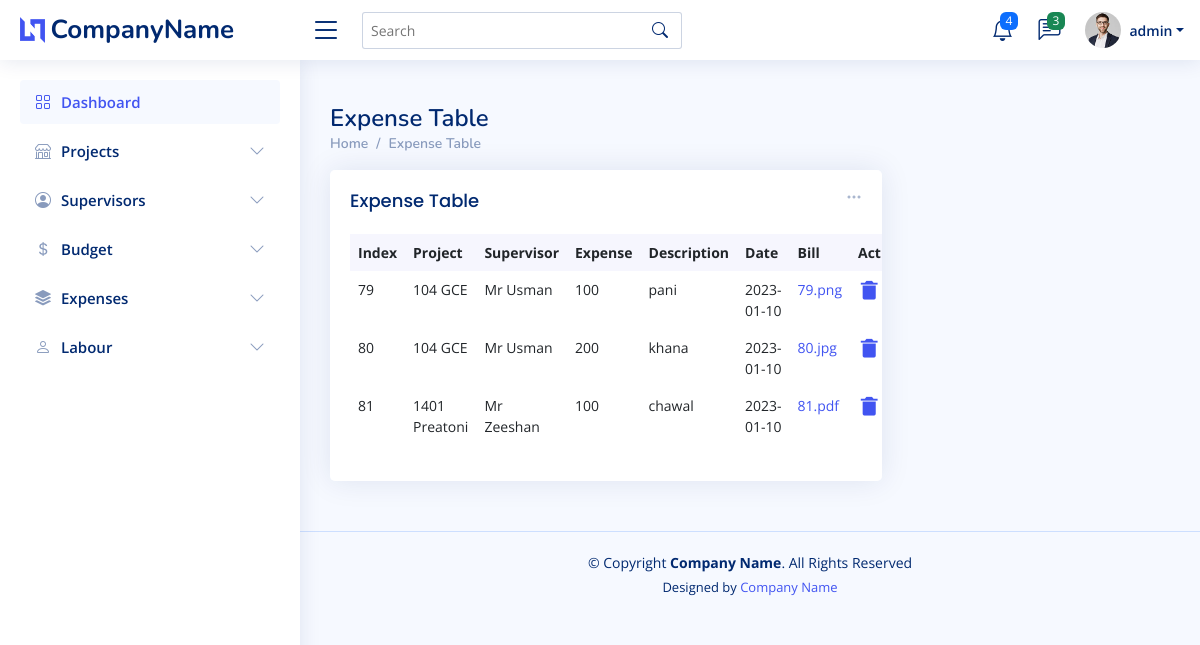
Screenshot of /expense/expense-list.php (signed in) with the database file from the repository.
### tables this page shows
CREATE TABLE `expense` (
  `id` int(11) NOT NULL,
  `project_id` int(11) NOT NULL,
  `supervisor_id` int(11) NOT NULL,
  `expense` decimal(10,0) NOT NULL,
  `description` varchar(255) NOT NULL,
  `date` date NOT NULL,
  `bill` varchar(10000) DEFAULT NULL,
  `ack` tinyint(1) NOT NULL DEFAULT 0
);

CREATE TABLE `project` (
  `id` int(11) NOT NULL,
  `name` varchar(255) NOT NULL
);

CREATE TABLE `supervisor` (
  `id` int(11) NOT NULL,
  `name` varchar(255) NOT NULL,
  `email` varchar(255) NOT NULL,
  `password` varchar(255) NOT NULL
);

### expense/expense-list.php (the view, shortened to what this page needs)
<!DOCTYPE html>
<html lang="en">
<head>
    <?php include '../inc/head.php' ?>
</head>
<body>
    <?php include '../inc/header.php' ?>
        <?php include '../inc/sidebar.php' ?>
        <main id="main" class="main">
            <div class="pagetitle">
                <h1>Expense Table</h1>
                <nav>
                    <ol class="breadcrumb">
                        <li class="breadcrumb-item"><a href="index.php">Home</a></li>
                        <li class="breadcrumb-item">Expense Table</li>
                    </ol>
                </nav>
            </div>
            <section class="section dashboard">
                <div class="row">
                    <div class="col-lg-8">
                        <div class="row">
                            <div class="col-12">
                                <div class="card recent-sales overflow-auto">
                                    <div class="filter">
                                        <a class="icon" data-bs-toggle=" dropdown" style="float:right;"><i class="bi bi-three-dots"></i></a>
                                    </div>
                                    <div class="card-body">
                                        <h5 class="card-title"> Expense Table</h5>
                                        <table class="table table-borderless datatable">
                                            <thead>
                                                <tr>
                                                    <th scope="col">Index</th>
                                                    <th scope="col">Project</th>
                                                    <th scope="col">Supervisor</th>
                                                    <th scope="col">Expense</th>
                                                    <th scope="col">Description</th>
                                                    <th scope="col">Date</th>
                                                    <th scope="col">Bill</th>
                                                    <th scope="col" data-sortable="false">Action</th>
                                                </tr>
                                            </thead>
                                            <tbody>
                                                <?php
                                                $supervisor = mysqli_query($conn, "SELECT * FROM supervisor");
                                                $supervisorarr =  array();
                                                while ($super = mysqli_fetch_assoc($supervisor)) {
                                                    $supervisorarr[] = $super;
                                                }
                                                $run = mysqli_query($conn, "SELECT * FROM expense");
                                                if (mysqli_num_rows($run)) {
                                                    while ($fetch = mysqli_fetch_assoc($run)) { ?>
                                                        <tr>
                                                            <td><?php echo $fetch['id']; ?></td>
                                                            <td><?php
                                                                $rs_project = mysqli_query($conn, "SELECT * FROM project where id=" . $fetch['project_id']);
                                                                echo mysqli_fetch_assoc($rs_project)['name'];
                                                                ?></td>
                                                            <td><?php
                                                                foreach ($supervisorarr as $supervisor2) {
                                                                    if ($supervisor2['id'] == $fetch['supervisor_id']) {
                                                                        echo $supervisor2['name'];
                                                                    }
                                                                }
                                                                ?></td>
                                                            <td><?php echo $fetch['expense']; ?></td>
                                                            <td><?php echo $fetch['description']; ?></td>
                                                            <td><?php echo $fetch['date']; ?></td>
                                                            <td>
                                                                <a target="_blank" href="upload/<?php echo $fetch['bill']; ?>">
                                                                    <?php echo $fetch['bill']; ?>
                                                                </a>
                                                            </td>
                                                            <td><a href="expense-list.php?action=delete&id='<?php echo $fetch['id']; ?>'"><i class="bx bxs-trash-alt" style="font-size: 160%;"></i></a></td>
                                                        </tr>
                                                <?php
                                                    }
                                                }
                                                ?>
                                        </table>
                                    </div>
                                </div>
                            </div>
                        </div>
                    </div>
                </div>
            </section>
        </main>
        <?php include '../inc/footer.php' ?>
</body>
</html>

### inc/head.php (shortened to what this page needs)
<link  href="https://cdnjs.cloudflare.com/ajax/libs/font-awesome/4.7.0/css/font-awesome.min.css" rel="stylesheet">
<link href="<?= $root ?>assets/vendor/bootstrap/css/bootstrap.min.css" rel="stylesheet">
<link href="<?= $root ?>assets/vendor/bootstrap-icons/bootstrap-icons.css" rel="stylesheet">
<link href="<?= $root ?>assets/vendor/boxicons/css/boxicons.min.css" rel="stylesheet">
<link href="<?= $root ?>assets/vendor/quill/quill.snow.css" rel="stylesheet">
<link href="<?= $root ?>assets/vendor/quill/quill.bubble.css" rel="stylesheet">
<link href="<?= $root ?>assets/vendor/remixicon/remixicon.css" rel="stylesheet">
<link href="<?= $root ?>assets/vendor/datatables/datatables.min.css" rel="stylesheet">
<link href="<?= $root ?>assets/css/style.css" rel="stylesheet">

### inc/header.php (shortened to what this page needs)
<header id="header" class="header fixed-top d-flex align-items-center">
    <div class="d-flex align-items-center justify-content-between">
        <a href="<?= $root ?>index.php" class="logo d-flex align-items-center">
            <img src="<?= $root ?>assets/img/logo.png" alt="">
            <span class="d-none d-lg-block">CompanyName</span>
        </a>
        <i class="bi bi-list toggle-sidebar-btn"></i>
    </div>
    <div class="search-bar">
        <form class="search-form d-flex align-items-center" method="POST" action="#">
            <input type="text" name="query" placeholder="Search" title="Enter search keyword">
            <button type="submit" title="Search"><i class="bi bi-search"></i></button>
        </form>
    </div>
    <nav class="header-nav ms-auto">
        <ul class="d-flex align-items-center">
            <li class="nav-item dropdown">
                <a class="nav-link nav-icon" href="#" data-bs-toggle="dropdown">
                    <i class="bi bi-bell"></i>
                    <span class="badge bg-primary badge-number">4</span>
                </a>
            </li>
            <li class="nav-item dropdown">
                <a class="nav-link nav-icon" href="#" data-bs-toggle="dropdown">
                    <i class="bi bi-chat-left-text"></i>
                    <span class="badge bg-success badge-number">3</span>
                </a>
            </li>
            <li class="nav-item dropdown pe-3">
                <a class="nav-link nav-profile d-flex align-items-center pe-0" href="#" data-bs-toggle="dropdown">
                    <img src="<?= $root ?>assets/img/profile-img.jpg" alt="Profile" class="rounded-circle">
                    <span class="d-none d-md-block dropdown-toggle ps-2"><?= htmlspecialchars($_SESSION["name"]); ?></span>
                </a>
            </li>
        </ul>
    </nav>
</header>

### inc/sidebar.php (shortened to what this page needs)
<?php $activePage = basename($_SERVER['PHP_SELF'], ".php"); ?>
<aside id="sidebar" class="sidebar">
    <ul class="sidebar-nav" id="sidebar-nav">
        <li class="nav-item">
            <a class="nav-link " href="<?= $root; ?>index.php">
                <i class="bi bi-grid"></i>
                <span>Dashboard</span>
            </a>
        </li>
        <?php if ($_SESSION['role'] == "ADMIN") { ?>
            <li class="nav-item">
                <a class="nav-link <?= ($activePage == 'project-list' || $activePage == 'project') ? '' : 'collapsed'; ?>" data-bs-target="#projects-nav" data-bs-toggle="collapse" href="#">
                    <i class="bi bi-shop"></i><span>Projects</span><i class="bi bi-chevron-down ms-auto"></i>
                </a>
            </li>
            <li class="nav-item">
                <a class="nav-link <?= ($activePage == 'supervisor-list' || $activePage == 'supervisor' || $activePage == 'proj-super-list' || $activePage == 'project-super') ? '' : 'collapsed'; ?>" data-bs-target="#supervisor-nav" data-bs-toggle="collapse" href="#">
                    <i class="bi bi-person-circle"></i><span>Supervisors</span><i class="bi bi-chevron-down ms-auto"></i>
                </a>
            </li>
        <?php } ?>
        <li class="nav-item">
            <a class="nav-link <?= ($activePage == 'budget' || $activePage == 'project-budget' || $activePage == 'supervisor-budget') ? '' : 'collapsed'; ?>" data-bs-target="
                #budget-nav" data-bs-toggle="collapse" href="#">
                <i class="bi bi-currency-dollar"></i><span>Budget</span><i class="bi bi-chevron-down ms-auto"></i>
            </a>
        </li>
        <li class="nav-item">
            <a class="nav-link <?= ($activePage == 'expense' || $activePage == 'project-expense' || $activePage == 'supervisor-expense') ? '' : 'collapsed'; ?>" data-bs-target="#expense-nav" data-bs-toggle="collapse" href="#">
                <i class="bi bi-stack"></i><span>Expenses</span><i class="bi bi-chevron-down ms-auto"></i>
            </a>
        </li>
        <li class="nav-item">
            <a class="nav-link <?= ($activePage == 'labour' || $activePage == 'labour-list' || $activePage == 'attendance-list' || $activePage == 'attendance-sheet' || $activePage == 'labour-pay') ? '' : 'collapsed'; ?>" data-bs-target="#labour-nav" data-bs-toggle="collapse" href="#">
                <i class="bi bi-person"></i><span>Labour</span><i class="bi bi-chevron-down ms-auto"></i>
            </a>
        </li>
    </ul>
</aside>

### inc/footer.php (shortened to what this page needs)
<footer id="footer" class="footer">
    <div class="copyright">
        &copy; Copyright <strong><span>Company Name</span></strong>. All Rights Reserved
    </div>
    <div class="credits">
        Designed by <a href="">Company Name</a>
    </div>
</footer>

### assets/css/style.css (style rules this page uses)
:root { scroll-behavior: smooth; }
body { font-family: "Open Sans", sans-serif; background: #f6f9ff; color: #444444; }
a { color: #4154f1; text-decoration: none; }
h1, h2, h3, h4, h5, h6 { font-family: "Nunito", sans-serif; }
#main { margin-top: 60px; padding: 20px 30px; transition: all 0.3s; }
.pagetitle { margin-bottom: 10px; }
.pagetitle h1 { font-size: 24px; margin-bottom: 0; font-weight: 600; color: #012970; }
.card { margin-bottom: 30px; border: none; border-radius: 5px; box-shadow: 0px 0 30px rgba(1, 41, 112, 0.1); }
.card-title { padding: 20px 0 15px 0; font-size: 18px; font-weight: 500; color: #012970; font-family: "Poppins", sans-serif; }
.card-body { padding: 0 20px 20px 20px; }
.breadcrumb { font-size: 14px; font-family: "Nunito", sans-serif; color: #899bbd; font-weight: 600; }
.breadcrumb a { color: #899bbd; transition: 0.3s; }
.breadcrumb .breadcrumb-item::before { color: #899bbd; }
.logo { line-height: 1; }
@media (min-width: 1200px) { .logo { width: 280px; } }
.logo img { max-height: 26px; margin-right: 6px; }
.logo span { font-size: 26px; font-weight: 700; color: #012970; font-family: "Nunito", sans-serif; }
.header { transition: all 0.5s; z-index: 997; height: 60px; box-shadow: 0px 2px 20px rgba(1, 41, 112, 0.1); background-color: #fff; padding-left: 20px; }
.header .toggle-sidebar-btn { font-size: 32px; padding-left: 10px; cursor: pointer; color: #012970; }
.header .search-bar { min-width: 360px; padding: 0 20px; }
.header .search-form { width: 100%; }
.header .search-form input { border: 0; font-size: 14px; color: #012970; border: 1px solid rgba(1, 41, 112, 0.2); padding: 7px 38px 7px 8px; border-radius: 3px; transition: 0.3s; width: 100%; }
.header .search-form button { border: 0; padding: 0; margin-left: -30px; background: none; }
.header .search-form button i { color: #012970; }
.header-nav ul { list-style: none; }
.header-nav>ul { margin: 0; padding: 0; }
.header-nav .nav-icon { font-size: 22px; color: #012970; margin-right: 25px; position: relative; }
.header-nav .nav-profile { color: #012970; }
.header-nav .nav-profile img { max-height: 36px; }
.header-nav .nav-profile span { font-size: 14px; font-weight: 600; }
.header-nav .badge-number { position: absolute; inset: -2px -5px auto auto; font-weight: normal; font-size: 12px; padding: 3px 6px; }
.sidebar { position: fixed; top: 60px; left: 0; bottom: 0; width: 300px; z-index: 996; transition: all 0.3s; padding: 20px; overflow-y: auto; scrollbar-width: thin; scrollbar-color: #aab7cf transparent; box-shadow: 0px 0px 20px rgba(1, 41, 112, 0.1); background-color: #fff; }
@media (min-width: 1200px) { #main, #footer { margin-left: 300px; } }
.sidebar-nav { padding: 0; margin: 0; list-style: none; }
.sidebar-nav li { padding: 0; margin: 0; list-style: none; }
.sidebar-nav .nav-item { margin-bottom: 5px; }
.sidebar-nav .nav-link { display: flex; align-items: center; font-size: 15px; font-weight: 600; color: #4154f1; transition: 0.3; background: #f6f9ff; padding: 10px 15px; border-radius: 4px; }
.sidebar-nav .nav-link i { font-size: 16px; margin-right: 10px; color: #4154f1; }
.sidebar-nav .nav-link.collapsed { color: #012970; background: #fff; }
.sidebar-nav .nav-link.collapsed i { color: #899bbd; }
.sidebar-nav .nav-link .bi-chevron-down { margin-right: 0; transition: transform 0.2s ease-in-out; }
.dashboard .filter { position: absolute; right: 0px; top: 15px; }
.dashboard .filter .icon { color: #aab7cf; padding-right: 20px; padding-bottom: 5px; transition: 0.3s; font-size: 16px; }
.dashboard .recent-sales { font-size: 14px; }
.dashboard .recent-sales .table thead { background: #f6f6fe; }
.dashboard .recent-sales .table thead th { border: 0; }
.footer { padding: 20px 0; font-size: 14px; transition: all 0.3s; border-top: 1px solid #cddfff; }
.footer .copyright { text-align: center; color: #012970; }
.footer .credits { padding-top: 5px; text-align: center; font-size: 13px; color: #012970; }

### rows the page displays
expense: id "79", project.name "104 GCE", expense "100", description "pani", date "2023-01-10", bill "79.png"
supervisor: name "Mr Usman"
expense: id "80", project.name "104 GCE", expense "200", description "khana", date "2023-01-10", bill "80.jpg"
expense: id "81", project.name "1401 Preatoni", expense "100", description "chawal", date "2023-01-10", bill "81.pdf"
supervisor: name "Mr Zeeshan"

### other values shown
$_SESSION["name"] "admin"
